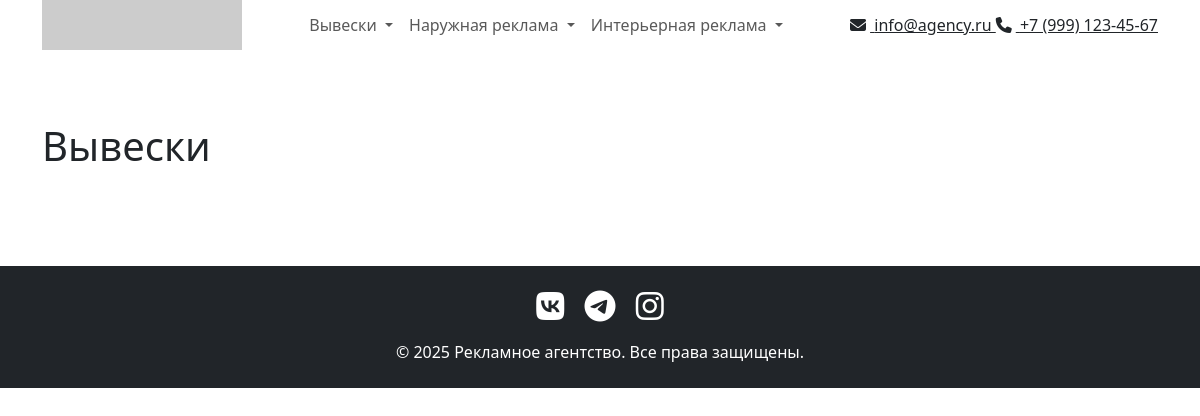
The app's page /tag/vyveski/ with its own data.
### services/models.py (models this page shows, shortened)
class Tag(models.Model):
    TAG_TYPE_CHOICES = (
        ('global', 'Глобальный'),
        ('basic', 'Базовый'),
    )
    name = models.CharField("Название тега", max_length=100, unique=True)
    slug = models.SlugField("URL-тег", max_length=100, unique=True, blank=True)
    tag_type = models.CharField("Тип тега", max_length=10, choices=TAG_TYPE_CHOICES, default='basic')
    show_in_menu = models.BooleanField("Показывать в меню", default=False)
    menu_title = models.CharField("Название в меню", max_length=50, blank=True, null=True)
    menu_order = models.PositiveIntegerField("Порядок в меню", default=0)
    class Meta:
        ordering = ['menu_order']
        verbose_name = "Тег"
        verbose_name_plural = "Теги"

### services/views.py (the view)
# urls.py: path('tag/<slug:tag_slug>/', views.tag_page, name='tag_page'),
def tag_page(request, tag_slug):
    tag = get_object_or_404(Tag, slug=tag_slug)
    pages = Page.objects.filter(tags=tag, show_in_menu=True).order_by('menu_order')
    return render(request, 'services/tag_page.html', {'tag': tag, 'pages': pages})

### services/templates/services/tag_page.html (shortened to what this page needs)
{% extends "services/base.html" %}
{% block content %}
<div class="container my-5 py-4">
    <h1 class="mb-4">{{ tag.name }}</h1>
</div>
{% endblock %}

### services/templates/services/header.html (shortened to what this page needs)
<div class="header-container">
    <div class="container">
        <div class="d-flex justify-content-between align-items-center">
            <div>
                <a class="navbar-brand" href="/">
                    <img src="https://via.placeholder.com/200x50?text=Логотип" alt="Логотип">
                </a>
            </div>
            <nav class="navbar navbar-expand-lg p-0">
                <div class="collapse navbar-collapse" id="navbarNav">
                    <ul class="navbar-nav">
                        {% load menu_tags %}
                        {% generate_menu %}
                    </ul>
                </div>
            </nav>
            <div class="contact-info d-none d-lg-block">
                <a href="mailto:info@agency.ru" class="text-dark">
                    <i class="fas fa-envelope me-1"></i> info@agency.ru
                </a>
                <a href="tel:+79991234567" class="text-dark">
                    <i class="fas fa-phone me-1"></i> +7 (999) 123-45-67
                </a>
            </div>
        </div>
    </div>
</div>

### records on screen
Tag: id+slug+menu_title "Вывески Наружная реклама Интерьерная реклама", name "Вывески"
